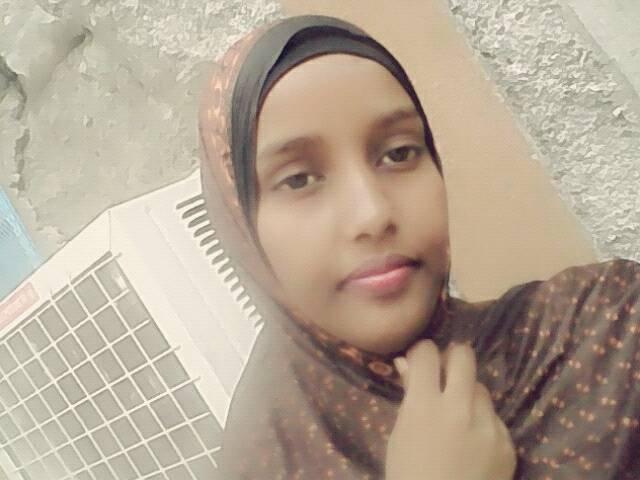
#> input picture 03_Software Engineering/000_Python 3.4/habon.jpg, 640 x 480 px
$ python '045_Getting Individual Channels.py'
#> lines starting #> are read from the running program, lines starting #| are printed output that depends on the picture
from PIL import Image

sister = Image.open("habon.jpg")
#> sister is the input picture: PIL image 640x480 RGB; mean R, G, B 180.9, 165.6, 148.3
r, g, b = sister.split()
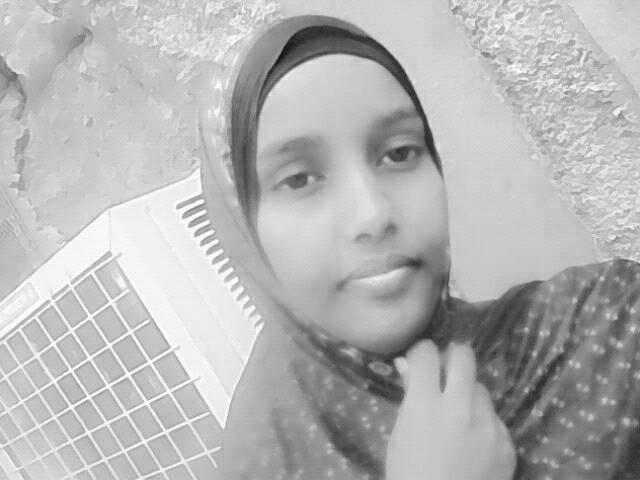
#> r: PIL image 640x480 L; min 15, max 255, mean 180.9
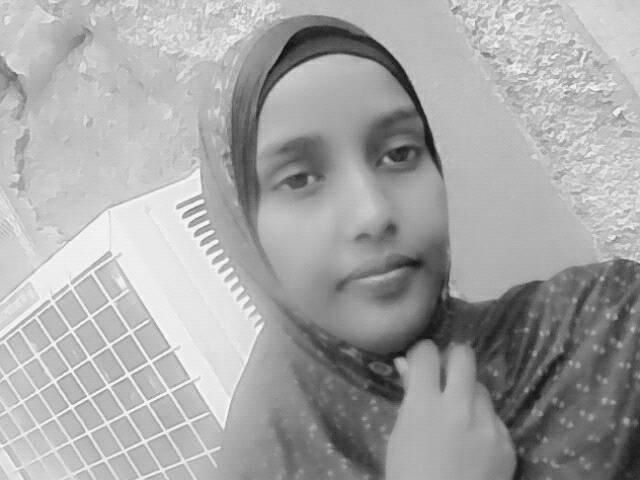
#> g: PIL image 640x480 L; min 9, max 255, mean 165.6
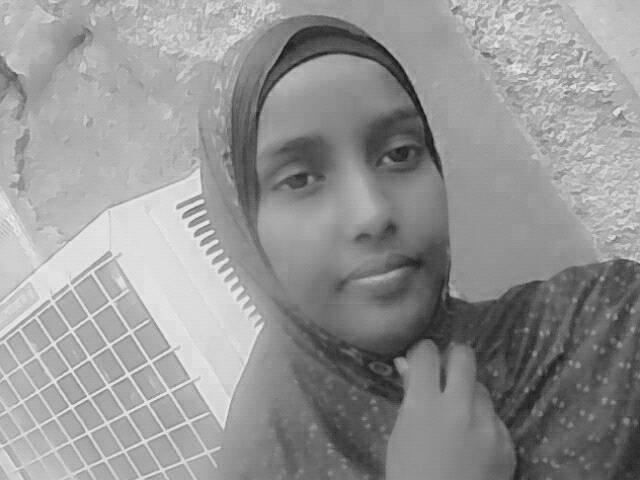
#> b: PIL image 640x480 L; min 14, max 244, mean 148.3

r.show()
g.show()
b.show()

$ run again, with 03_Software Engineering/000_Python 3.4/abdi.jpg copied over 03_Software Engineering/000_Python 3.4/habon.jpg
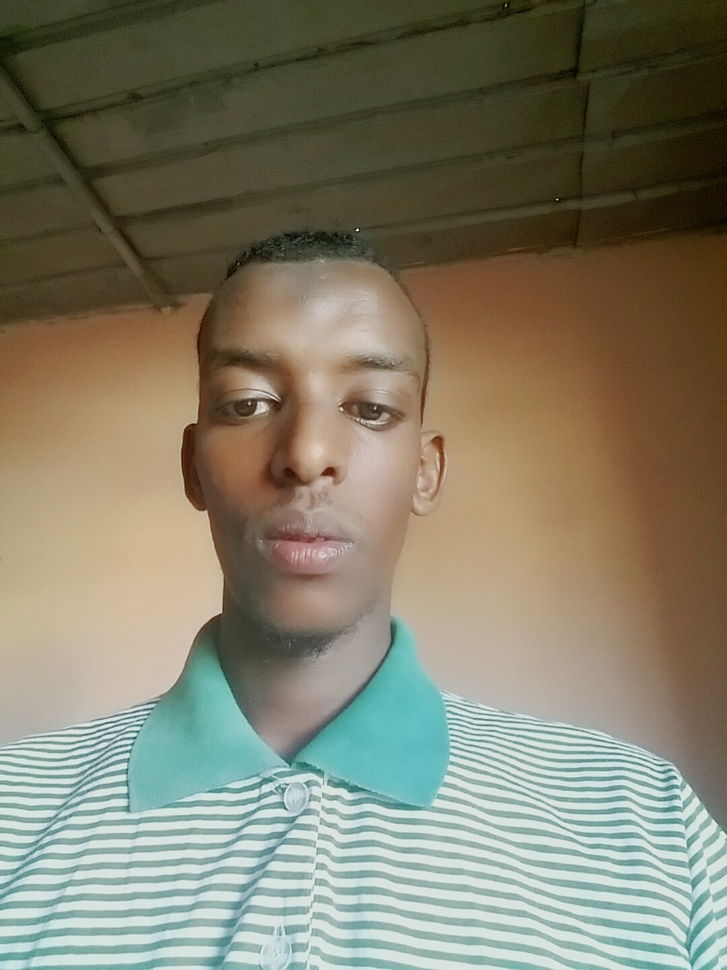
#> input picture 03_Software Engineering/000_Python 3.4/abdi.jpg, 727 x 970 px, shrunk from 1080 x 1440 before the run
#> sister is the input picture: PIL image 727x970 RGB; mean R, G, B 129.5, 125.6, 105.4
#> `r, g, b = sister.split()`:
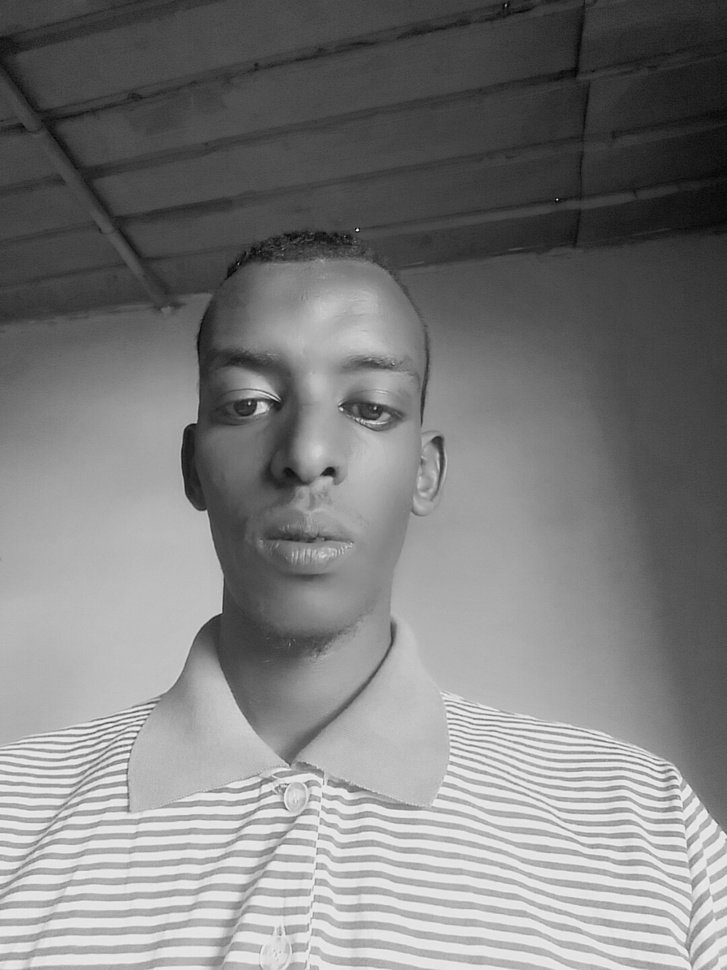
#> g: PIL image 727x970 L; min 3, max 247, mean 125.6
#> `r, g, b = sister.split()`:
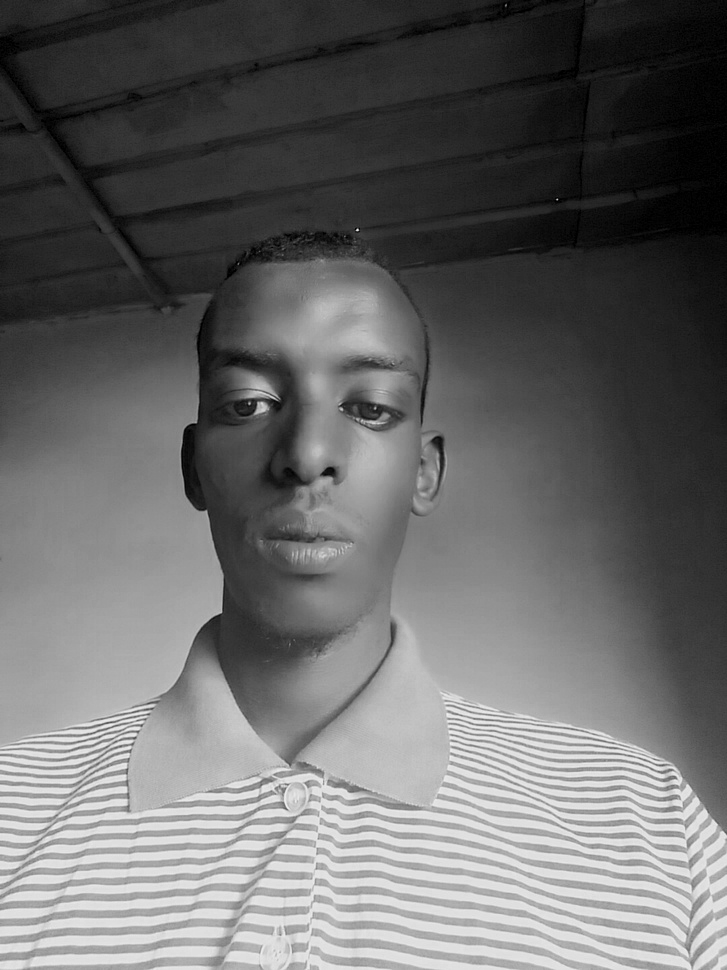
#> b: PIL image 727x970 L; min 0, max 241, mean 105.4
